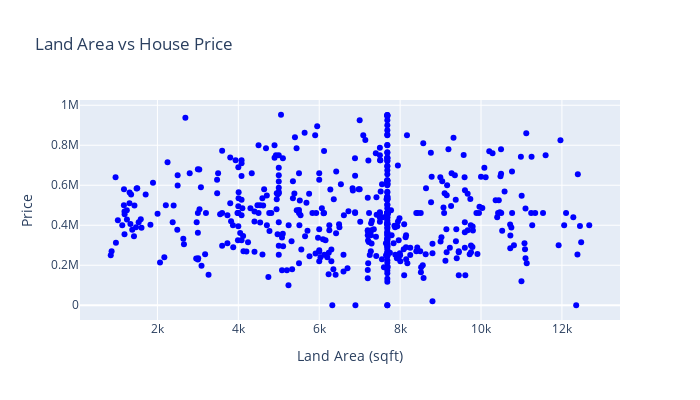

Notebook cell for this chart:
### Code cell
import plotly.express as px

# Sample the data if it's too large for performance
sample_df = df_copydata.sample(500, random_state=1)  # optional

# Create interactive scatter plot
fig = px.scatter(
    sample_df,
    x='sqft_lot',
    y='price',
    hover_data=['price', 'sqft_lot'],
    title='Land Area vs House Price',
    labels={'sqft_lot': 'Land Area (sqft)', 'price': 'Price'}
)

fig.update_traces(marker=dict(size=6, color='blue'))
fig.update_layout(width=700, height=400)

fig.show()

### Figure 1 — Plotly figure (JSON) as saved in the notebook; plotly's stock layout.template omitted (floating-point values rounded to 4 significant figures; data arrays with more than 128 entries replaced by an {"elided": "..."} marker saying what was removed)
{"data": [{"hovertemplate": "Land Area (sqft)=%{x}<br>Price=%{y}<extra></extra>", "legendgroup": "", "marker": {"color": "blue", "size": 6, "symbol": "circle"}, "mode": "markers", "name": "", "orientation": "v", "showlegend": false, "type": "scatter", "x": {"elided": "500 float values"}, "xaxis": "x", "y": {"elided": "500 float values"}, "yaxis": "y"}], "layout": {"height": 400, "legend": {"tracegroupgap": 0}, "title": {"text": "Land Area vs House Price"}, "width": 700, "xaxis": {"anchor": "y", "domain": [0, 1], "title": {"text": "Land Area (sqft)"}}, "yaxis": {"anchor": "x", "domain": [0, 1], "title": {"text": "Price"}}}}
